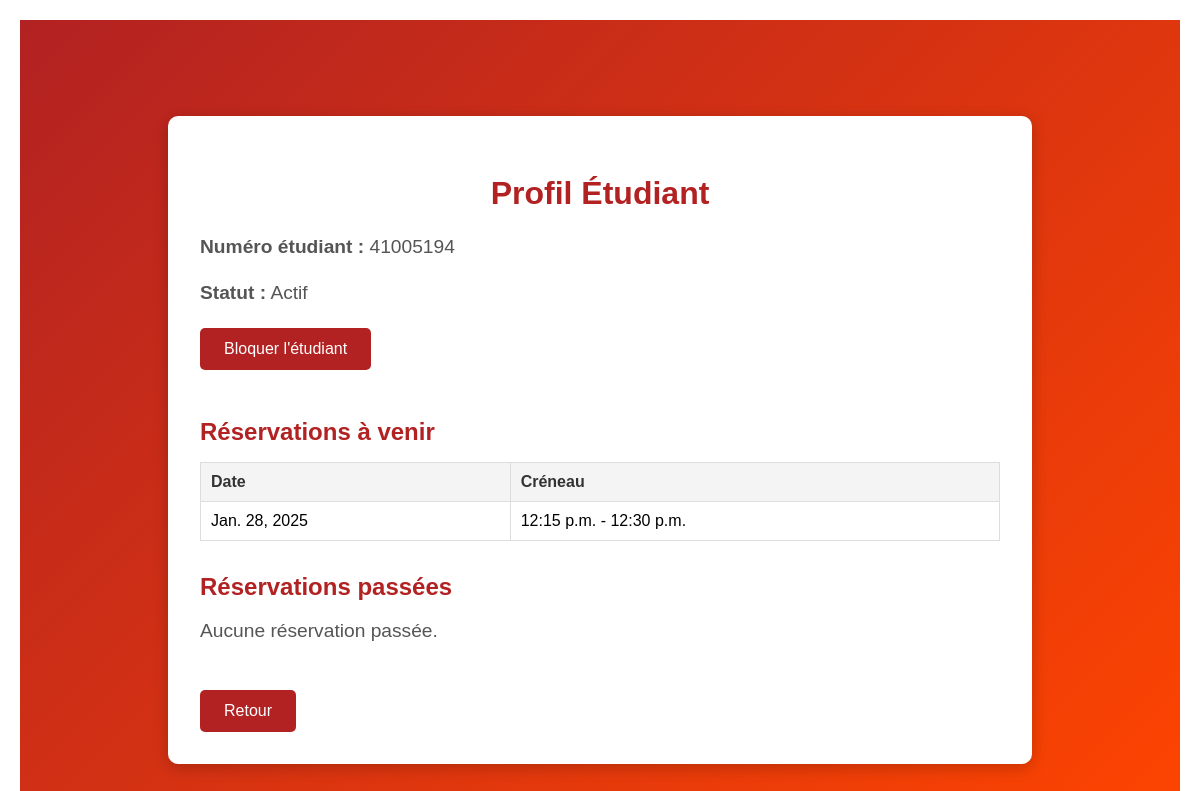
/profilEtudiant/41005194/ (signed in), run on an earlier commit of the app's database.
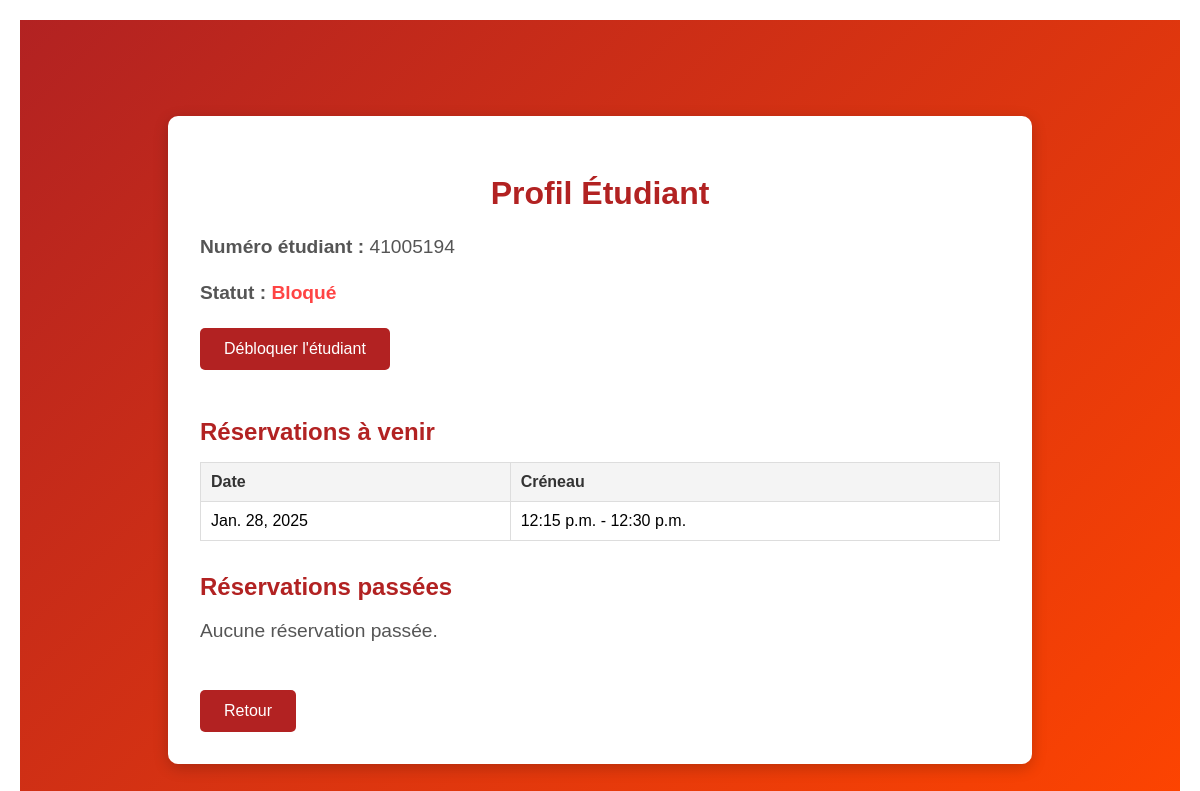
And on a later commit of the database.
### Reservation/views.py (the view)
# urls.py: path('profilEtudiant/<str:student_number>/', views.profilEtudiant, name='profilEtudiant'),
def profilEtudiant(request, student_number):
    etudiant = get_object_or_404(Etudiant, num_etudiant=student_number)
    is_admin = request.session.get('is_admin', False)
    current_student = request.session.get('NumEtud', '')
    if not (is_admin or current_student == student_number):
        return render(request, 'erreur.html', {
            'title': 'Accès refusé',
            'error': "Vous n'êtes pas autorisé à consulter ce profil.",
            'action_url': reverse('index'),
        })
    reservations_a_venir = Reservation.objects.filter(
        etudiant=etudiant,
        date_field__gte=timezone.now().date()
    )
    reservations_passees = Reservation.objects.filter(
        etudiant=etudiant,
        date_field__lt=timezone.now().date()
    )
    context = {
        'title': 'Profil Étudiant',
        'student': etudiant,
        'reservations_a_venir': reservations_a_venir,
        'reservations_passees': reservations_passees,
        'is_admin': is_admin,
    }
    return render(request, 'profilEtudiant.html', context)

### Reservation/templates/profilEtudiant.html (shortened to what this page needs)
{% extends 'base.html' %}
{% block content %}
<div class="profile-container">
    <div class="profile-box">
        <h2>Profil Étudiant</h2>
        <p><strong>Numéro étudiant :</strong> {{ student.num_etudiant }}</p>
        <p><strong>Statut :</strong> {% if student.autorise %}Actif{% else %}<span class="blocked">Bloqué</span>{% endif %}</p>
        {% if is_admin %}
            <form action="{% url 'toggleBlockStudent' student.num_etudiant %}" method="post">
                <button type="submit" class="block-button">
                    {% if student.autorise %}Bloquer l'étudiant{% else %}Débloquer l'étudiant{% endif %}
                </button>
            </form>
        {% endif %}
        <div class="section">
            <h3>Réservations à venir</h3>
            {% if reservations_a_venir %}
            <table>
                <thead>
                    <tr>
                        <th>Date</th>
                        <th>Créneau</th>
                    </tr>
                </thead>
                <tbody>
                    {% for reservation in reservations_a_venir %}
                    <tr>
                        <td>{{ reservation.date_field }}</td>
                        <td>{{ reservation.creneau.heure_debut }} - {{ reservation.creneau.heure_fin }}</td>
                    </tr>
                    {% endfor %}
                </tbody>
            </table>
            {% else %}
            <p>Aucune réservation à venir.</p>
            {% endif %}
        </div>
        <div class="section">
            <h3>Réservations passées</h3>
            {% if reservations_passees %}
            <table>
                <thead>
                    <tr>
                        <th>Date</th>
                        <th>Créneau</th>
                    </tr>
                </thead>
                <tbody>
                    {% for reservation in reservations_passees %}
                    <tr>
                        <td>{{ reservation.date_field }}</td>
                        <td>{{ reservation.creneau.heure_debut }} - {{ reservation.creneau.heure_fin }}</td>
                    </tr>
                    {% endfor %}
                </tbody>
            </table>
            {% else %}
            <p>Aucune réservation passée.</p>
            {% endif %}
        </div>
        <a href="{% url 'vueCalendrier' %}" class="back-button">Retour</a>
    </div>
</div>
{% endblock %}

What changed in the data, as far as the page shows it:
changed Etudiant: autorise True → False (drawn)
Also different on the page:
text no longer shown: "Actif Bloquer l'étudiant"
text now shown: "Bloqué Débloquer l'étudiant"
